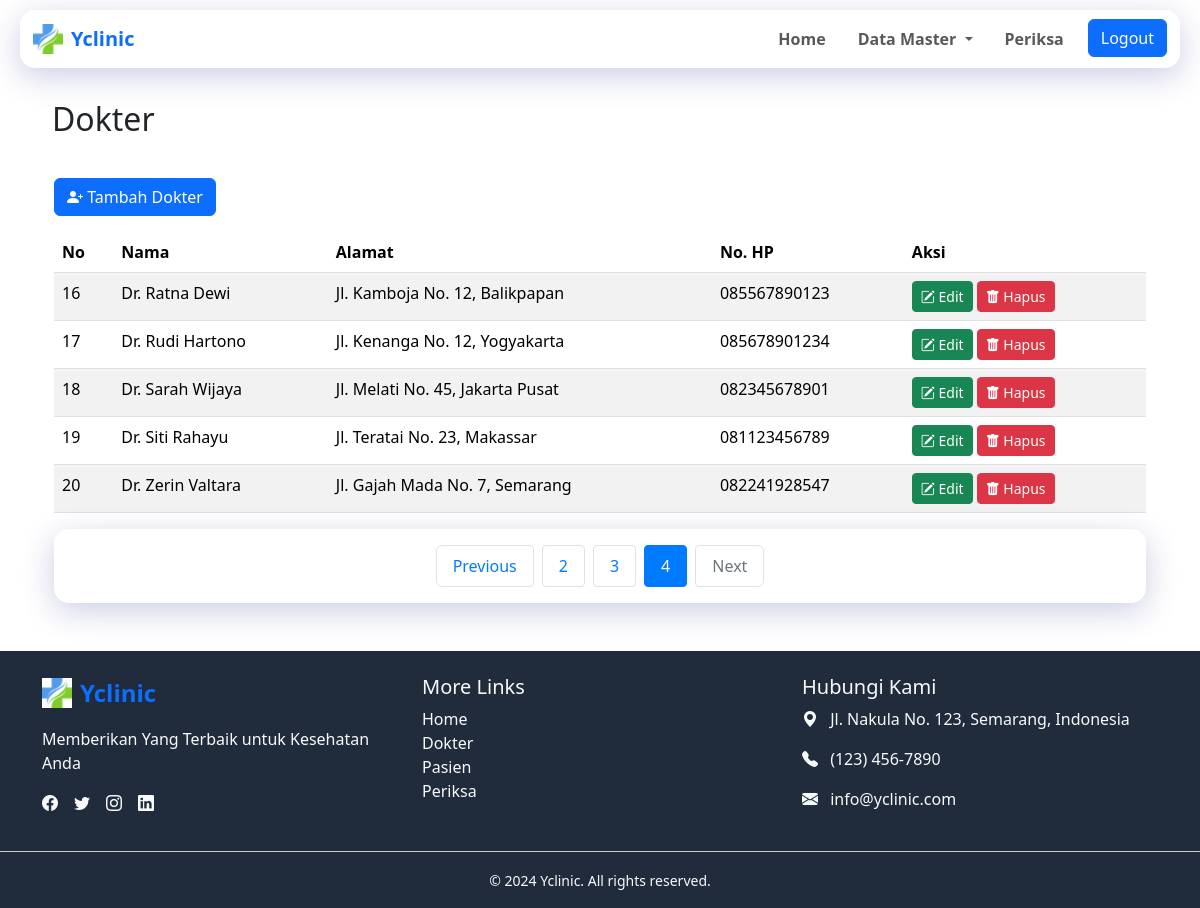
Page /index.php?page=dokter&hal=4 (signed in) on the committed database.
### tables this page shows
CREATE TABLE `dokter` (
  `id` int(10) UNSIGNED NOT NULL,
  `nama` varchar(255) DEFAULT NULL,
  `alamat` varchar(255) DEFAULT NULL,
  `no_hp` varchar(50) DEFAULT NULL
);

### dokter.php (the view, shortened to what this page needs)
<?php
$per_page = 5;
$page = isset($_GET['hal']) ? (int)$_GET['hal'] : 1;
$start = ($page - 1) * $per_page;
$start_number = $start + 1;
$total_query = "SELECT COUNT(*) AS total FROM dokter";
$total_result = $mysqli->query($total_query);
$total_row = $total_result->fetch_assoc();
$total = $total_row['total'];
$pages = ceil($total / $per_page);
$query = "SELECT * FROM dokter ORDER BY nama ASC LIMIT ?, ?";
$stmt = $mysqli->prepare($query);
$stmt->bind_param("ii", $start, $per_page);
$stmt->execute();
$result = $stmt->get_result();
?>
<div class="container container-dokter">
<button class="mb-3 btn btn-primary" onclick="showDoctorForm('add');">
<i class="bi bi-person-plus-fill"></i> Tambah Dokter
</button>
   <div class="table-responsive">
   <table class="table table-striped table-hover">
        <thead class="thead-dark">
            <tr>
                <th>No</th>
                <th>Nama</th>
                <th>Alamat</th>
                <th>No. HP</th>
                <th>Aksi</th>
            </tr>
        </thead>
        <tbody>
    <?php
    while ($row = $result->fetch_assoc()) {
        echo "<tr>";
        echo "<td>" . $start_number++ . "</td>";
        echo "<td>" . htmlspecialchars($row['nama']) . "</td>";
        echo "<td>" . htmlspecialchars($row['alamat']) . "</td>";
        echo "<td>" . htmlspecialchars($row['no_hp']) . "</td>";
        echo "<td>
    <button class='btn btn-sm btn-success' onclick='showDoctorForm(\"edit\", " . $row['id'] . ", \"" . addslashes($row['nama']) . "\", \"" . addslashes($row['alamat']) . "\", \"" . addslashes($row['no_hp']) . "\")'><i class='bi bi-pencil-square'></i> Edit</button>
        <button class='btn btn-sm btn-danger' onclick='deleteDokter(" . $row['id'] . ")'><i class='bi bi-trash-fill'></i> Hapus</button>
    </td>";
        echo "</tr>";
    }
    ?>
</tbody>
    </table>
   </div>
    <nav aria-label="Page navigation">
        <ul class="pagination justify-content-center">
            <li class="page-item <?php echo ($page <= 1) ? 'disabled' : ''; ?>">
                <a class="page-link" href="?page=dokter&hal=<?php echo $page - 1; ?>" <?php echo ($page <= 1) ? 'tabindex="-1" aria-disabled="true"' : ''; ?>>Previous</a>
            </li>
            <?php
            $start_page = max(1, $page - 1);
            $end_page = min($pages, $start_page + 2);
            if ($end_page - $start_page < 2) {
                $start_page = max(1, $end_page - 2);
            }
            for ($i = $start_page; $i <= $end_page; $i++) {
            ?>
                <li class="page-item <?php echo ($page == $i) ? 'active' : ''; ?>">
                    <a class="page-link" href="?page=dokter&hal=<?php echo $i; ?>"><?php echo $i; ?></a>
                </li>
            <?php } ?>
            <li class="page-item <?php echo ($page >= $pages) ? 'disabled' : ''; ?>">
                <a class="page-link" href="?page=dokter&hal=<?php echo $page + 1; ?>" <?php echo ($page >= $pages) ? 'tabindex="-1" aria-disabled="true"' : ''; ?>>Next</a>
            </li>
        </ul>
    </nav>
</div>

### assets/css/style.css (style rules this page uses)
body { margin: 0; font-size: 16px; font-family: "Segoe UI", Tahoma, Geneva, Verdana, sans-serif; }
nav { z-index: 9999; left: 20px; right: 20px; top: 10px; padding: 10px 20px; background: rgba(255, 255, 255, 0.15); border-radius: 15px; backdrop-filter: blur(15px) saturate(180%); box-shadow: 0 8px 32px rgba(31, 38, 135, 0.233); border: 1px solid rgba(255, 255, 255, 0.315); max-width: 1400px; margin: auto; }
a { text-decoration: none; }
.container-dokter, .container-pasien, .container-periksa { margin-top: 40px; }
.pagination { margin: 5px 0; gap: 5px; }
.pagination .page-item { margin: 0 2px; }
.pagination .page-link { color: #007bff; background-color: #fff; border: 1px solid #dee2e6; padding: 8px 16px; border-radius: 4px; transition: all 0.3s ease; }
.pagination .page-item.active .page-link { color: #fff; background-color: #007bff; border-color: #007bff; }
.pagination .page-item.disabled .page-link { color: #6c757d; pointer-events: none; background-color: #fff; border-color: #dee2e6; }

### rows in the picture
dokter: nama "Dr. Ratna Dewi", alamat "Jl. Kamboja No. 12, Balikpapan", no_hp "085567890123"
dokter: nama "Dr. Rudi Hartono", alamat "Jl. Kenanga No. 12, Yogyakarta", no_hp "085678901234"
dokter: nama "Dr. Sarah Wijaya", alamat "Jl. Melati No. 45, Jakarta Pusat", no_hp "082345678901"
dokter: nama "Dr. Siti Rahayu", alamat "Jl. Teratai No. 23, Makassar", no_hp "081123456789"
dokter: nama "Dr. Zerin Valtara", alamat "Jl. Gajah Mada No. 7, Semarang", no_hp "082241928547"

### other values in the picture
$_GET['page'] "Dokter"
